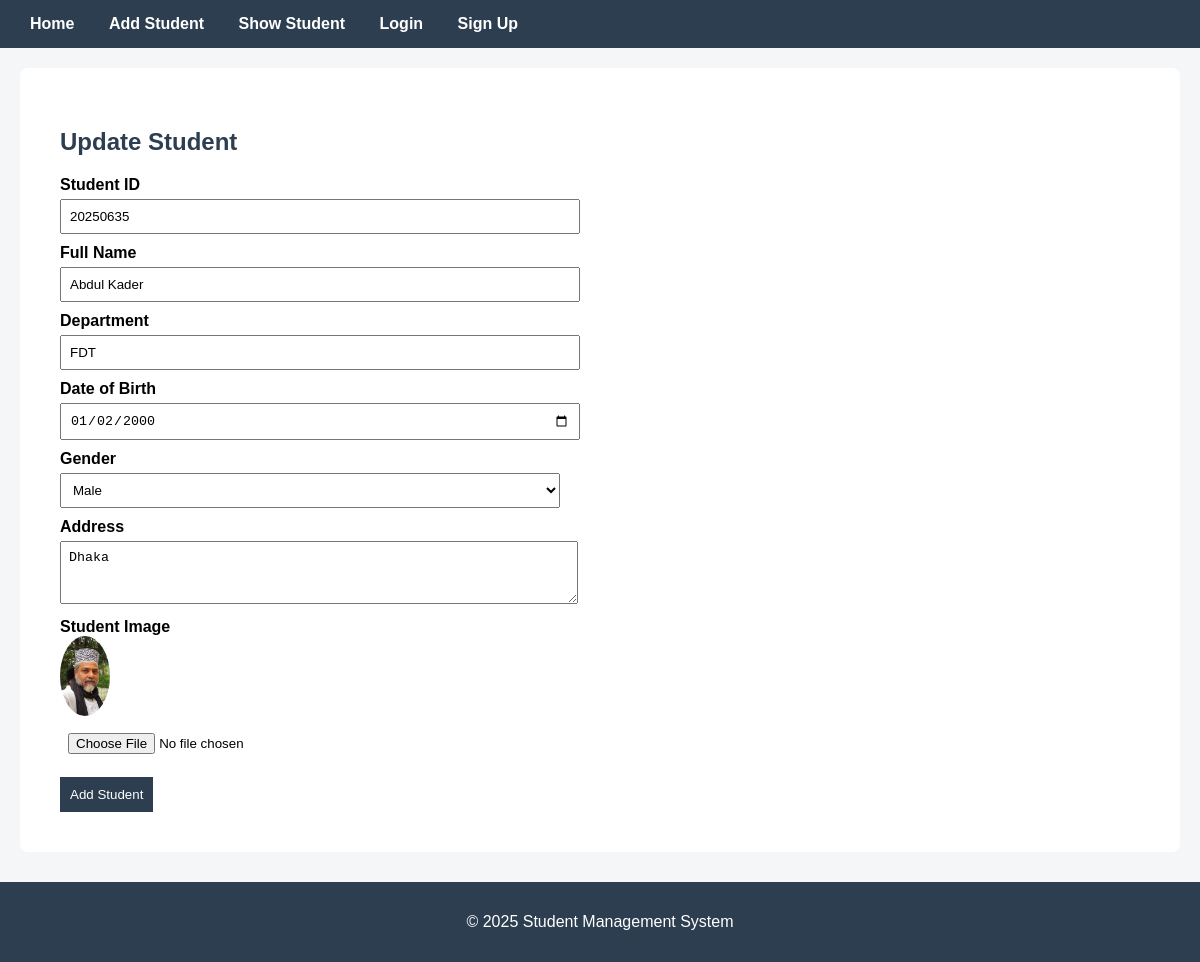
Page /update_student/2 on the committed database.
### student_app/models.py (models this page shows, shortened)
class Student(models.Model):
    student_id = models.IntegerField()
    full_name = models.CharField()
    department = models.CharField()
    dob = models.DateField()
    gender = models.CharField()
    address = models.CharField()
    image = models.ImageField(upload_to='student_app', null=True, blank=True)
    created_at = models.DateTimeField(auto_now_add=True)

### student_app/views.py (the view, shortened to what this page needs)
# urls.py: path('update_student/<int:id>', views.update_student, name= 'update_student'),
def update_student(request, id):
    student = get_object_or_404(Student, id = id)
    context = {
        'student' : student
    }
    return render(request, 'student/update_student.html', context)

### student_app/templates/student/update_student.html (shortened to what this page needs)
{% extends "base.html" %}
{% block content %}
<section id="add">
    <h2>Update Student</h2>
    <form enctype="multipart/form-data" method = "POST">
        <label>Student ID</label>
        <input type="text" Name= "student_id" value="{{student.student_id}}">
        <label>Full Name</label>
        <input type="text" Name= "full_name" value="{{student.full_name}}">
        <label>Department</label>
        <input type="text" Name= "department" value="{{student.department}}">
        <label>Date of Birth</label>
        <input type="date" Name= "dob" value="{{student.dob| date:'Y-m-d'}}">
       <label>Gender</label>
        <select name="gender">
            <option value="male" {% if student.gender|lower == "male" %}selected{% endif %}>
                Male
            </option>
        </select>
        <label>Address</label>
        <textarea rows="3" Name= "address">{{student.address}}</textarea>
        <label>Student Image</label>
        {% if student.image %}
         <img src="{{ student.image.url }}" width="50">
        {% endif %}
        <input type="file" Name= "image" >
        <button type="submit">Add Student</button>
    </form>
</section>
{% endblock content %}

### student_app/static/student_app/css/style.css (style rules this page uses)
body { margin: 0; font-family: Arial, sans-serif; background: #f4f6f8; }
section { padding: 40px; background: white; margin: 20px; border-radius: 8px; }
h2 { margin-bottom: 20px; color: #2c3e50; }
form { max-width: 500px; }
label { display: block; margin-top: 10px; font-weight: bold; }
input, textarea, select { width: 100%; padding: 8px; margin-top: 5px; }
button { margin-top: 15px; padding: 10px; background: #2c3e50; color: white; border: none; cursor: pointer; }
img { border-radius: 50%; }

### rows in the picture
Student: student_id "20250635", full_name "Abdul Kader", department "FDT", dob "01/02/2000", gender "Male", address "Dhaka", image (placeholder picture)
